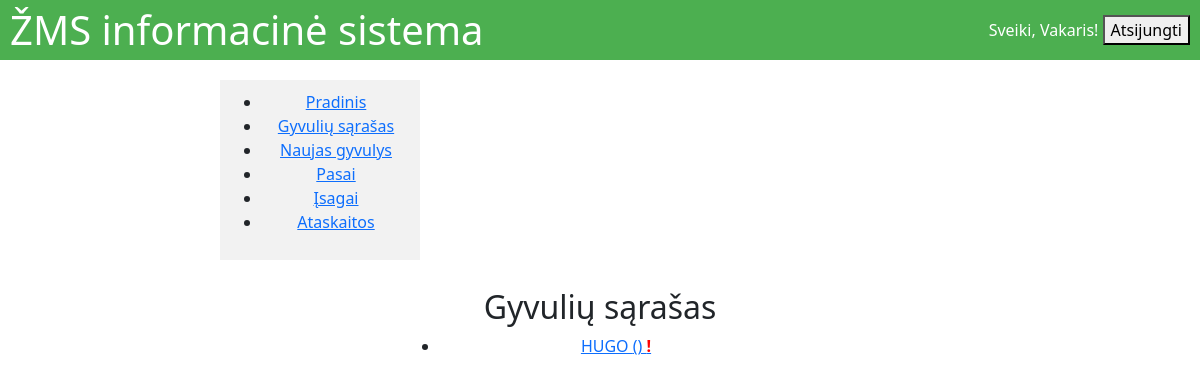
Page /animals/ (signed in) on the earlier database version.
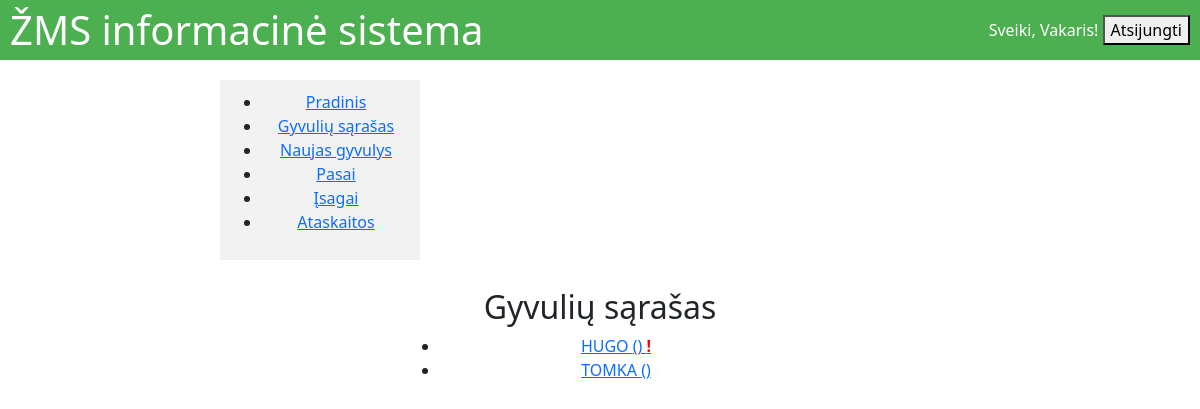
Same page on the later database version.
### main/models.py (models this page shows, shortened)
class Animal(models.Model):
    number = models.CharField(max_length=14,null=True, blank=True,unique=True)
    gender = models.CharField(max_length=10,null=True, blank=True, choices=[('male', 'Male'), ('female', 'Female')])
    color = models.CharField(max_length=50,choices=COLOR_CHOICES, blank=True, null=True)
    name = models.CharField(max_length=50, blank=True, null=True)
    weight = models.DecimalField(max_digits=6, decimal_places=2, blank=True, null=True)
    birth_date = models.DateField(blank=True, null=True)
    mother = models.ForeignKey(
        'self',
        on_delete=models.SET_NULL,
        null=True,
        blank=True,
        related_name='offspring'
    )
    has_isagai = models.BooleanField(default=False)
    has_passport = models.BooleanField(default=False)
    owner = models.ForeignKey(
        settings.AUTH_USER_MODEL,
        on_delete=models.CASCADE,
        related_name='animals',
        null=True, blank=True
    )
    @property
    def alert(self):
        return self.events.filter(event_type__in=['Gaišimas', 'Išvežimas']).exists()

### main/views.py (the view)
# urls.py: path('animals/', views.animal_list, name='animal_list'),
@login_required
def animal_list(request):
    animals = Animal.objects.filter(owner=request.user)
    return render(request, 'main/animal_list.html', {'animals': animals})

### templates/main/animal_list.html
{% extends 'main/base.html' %}
{% block content %}
<div class="mx-auto p-2" style="width: 400px;">
<h2>Gyvulių sąrašas</h2>
<ul>
  {% for animal in animals %}
  <li>
    <a href="{% url 'animal_detail' animal.pk %}">
      {{ animal.name }} ({{ animal.breed }})
      {% if animal.alert %}
      <span style="color:red; font-weight:bold;">!</span>
      {% endif %}
    </a>
  </li>
  {% endfor %}
</ul>
</div>
{% endblock %}

Differences in the rows shown:
added Animal: name "TOMKA"
